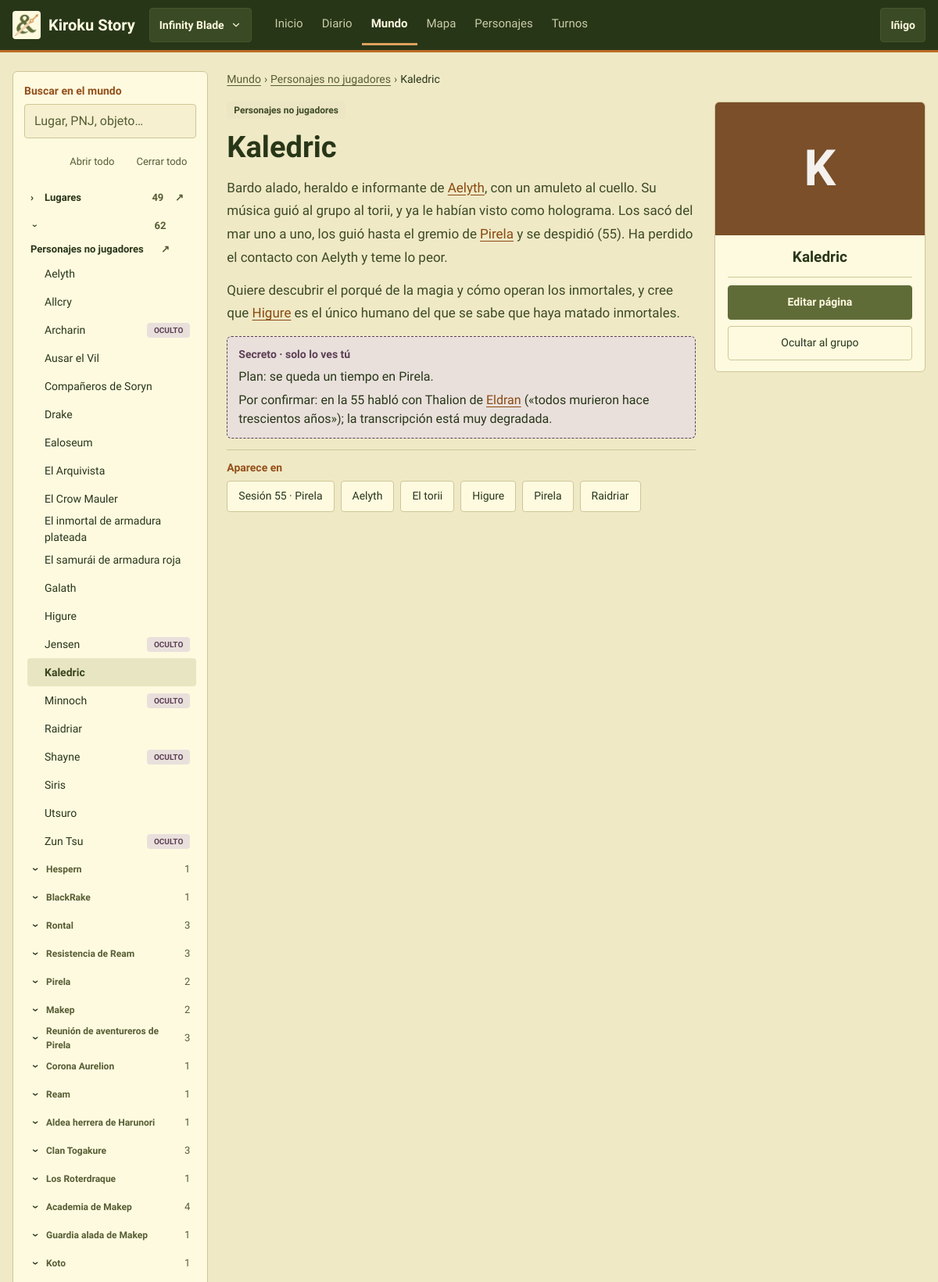
The app's page /c/4/mundo/kaledric/ (signed in, upper part) with its own data.
### CampaignManager/models.py (models this page shows, shortened)
class Campaign(models.Model):
    class Ruleset(models.TextChoices):
        AEGIS = rules.AEGIS, "Aegis"
        SRD = rules.SRD, "SRD 5.2.1"
    class Status(models.TextChoices):
        ACTIVA = "activa", "Activa"
        PAUSADA = "pausada", "Pausada"
        TERMINADA = "terminada", "Terminada"
    name = models.CharField(max_length=100)
    description = models.TextField(blank=True)
    start_date = models.DateField()
    status = models.CharField(max_length=10, choices=Status.choices, default=Status.ACTIVA)
    ruleset = models.CharField(max_length=10, choices=Ruleset.choices, default=Ruleset.AEGIS,
                               help_text="The rules the campaign plays with (see rules.py)")
    cover = models.ImageField(upload_to="portadas/", blank=True)
    notice = models.TextField(blank=True, help_text="«Aviso del máster» on the home page")
    world_day = models.CharField(max_length=100, blank=True, help_text="Day in the world, e.g. «3 de Brumario»")
    world_year = models.CharField(max_length=100, blank=True)
    masters = models.ManyToManyField(User, related_name="dm_campaigns")
    players = models.ManyToManyField(User, related_name="player_campaigns", blank=True)
    class Meta:
        ordering = ["name"]
        indexes = [models.Index(fields=["status"])]
    def _role(self, user):
        if not user.is_authenticated:
            return None
        cache = self.__dict__.setdefault("_roles", {})
        if user.pk not in cache:
            if self.masters.filter(pk=user.pk).exists():
                cache[user.pk] = "master"
            elif self.players.filter(pk=user.pk).exists():
                cache[user.pk] = "player"
            else:
                cache[user.pk] = None
        return cache[user.pk]
    def is_master(self, user):
        return self._role(user) == "master"
    def is_member(self, user):
        return self._role(user) is not None
    @property
    def is_aegis(self):
        return self.ruleset == self.Ruleset.AEGIS
    @property
    def party(self):
        return self.characters.filter(is_npc=False, status=Character.Status.APROBADO)

class User(AbstractUser):
    class SheetView(models.TextChoices):
        WEB = "web", "Vista web"
        FICHA = "ficha", "Vista ficha"
    sheet_view = models.CharField(max_length=5, choices=SheetView.choices, default=SheetView.WEB)

### CampaignManager/campaign_models.py (models this page shows, shortened)
class Page(models.Model):
    class Category(models.TextChoices):
        LUGAR = "lugar", "Lugar"
        PNJ = "pnj", "PNJ"
        FACCION = "faccion", "Facción"
        OBJETO = "objeto", "Objeto"
        HISTORIA = "historia", "Historia"
    PARENT_CATEGORIES = (Category.LUGAR, Category.FACCION)
    campaign = models.ForeignKey(Campaign, on_delete=models.CASCADE, related_name="pages")
    title = models.CharField(max_length=200)
    slug = models.SlugField(max_length=220, blank=True)
    category = models.CharField(max_length=10, choices=Category.choices, default=Category.LUGAR)
    parent = models.ForeignKey(
        "self", on_delete=models.SET_NULL, null=True, blank=True, related_name="children",
        limit_choices_to={"category__in": PARENT_CATEGORIES},
        help_text="Only a place or a faction",
    )
    summary = models.TextField(blank=True)
    body = models.TextField(blank=True, help_text="[[Name]] links to another page")
    secret = models.TextField(blank=True, help_text="Only masters see it")
    image = models.ImageField(upload_to="mundo/", blank=True)
    revealed = models.BooleanField(default=False, help_text="Pages that are not revealed do not exist for players")
    location = models.OneToOneField(
        "MapLocation", on_delete=models.SET_NULL, null=True, blank=True, related_name="page",
        help_text="Only for places: the map location of this page",
    )
    objects = PageQuerySet.as_manager()
    class Meta:
        ordering = ["campaign", "title"]
        constraints = [models.UniqueConstraint(fields=["campaign", "slug"], name="unique_page_slug")]
        indexes = [models.Index(fields=["campaign", "category", "revealed"])]
    def ancestors(self):
        out, node, seen = [], self.parent, set()
        while node is not None and node.pk not in seen:
            out.insert(0, node)
            seen.add(node.pk)
            node = node.parent
        return out

### CampaignManager/views_world.py (the view)
class PageDetailView(WorldMixin, DetailView):
    template_name = "world_page.html"
    context_object_name = "page"
    def get_queryset(self):
        return Page.objects.visible_for(self.request.user, self.campaign).select_related("parent", "location__map")
    def get_context_data(self, **kwargs):
        context = super().get_context_data(**kwargs)
        page, user, is_master, campaign = self.object, self.request.user, self.is_master, self.campaign
        visible = Page.objects.visible_for(user, campaign)
        visible_ids = set(visible.values_list("pk", flat=True))
        refs = []
        for session in Session.objects.visible_for(user, campaign).order_by("number"):
            if mentions(session.body, page.title):
                refs.append({"label": f"Sesión {session.number} · {session.title}", "url": reverse("diary", args=[campaign.pk])})
        for other in visible.exclude(pk=page.pk).order_by("title"):
            if mentions(other.body, page.title) or (is_master and mentions(other.secret, page.title)):
                refs.append({"label": other.title, "url": reverse("world_page", args=[campaign.pk, other.slug])})
        posts = Post.objects.visible_for(user, campaign)
        for scene in Scene.objects.of(campaign):
            if scene.location_id == page.pk or any(mentions(p.text, page.title) for p in posts.filter(scene=scene)):
                refs.append({"label": f"Escena: {scene.title}", "url": reverse("diary_scene", args=[campaign.pk, scene.pk])})
        if page.location_id:
            for event in TimelineEvent.objects.visible_for(user, campaign).filter(location=page.location):
                refs.append({"label": f"Suceso: {event.title}", "url": reverse("diary_timeline", args=[campaign.pk]) + f"?evento={event.pk}"})
        context.update(
            self.sidebar(current=page),
            category_label=CATEGORY_INFO.get(page.category, ("", ""))[0],
            ancestors=[a for a in page.ancestors() if a.pk in visible_ids],
            children=[c for c in page.children.order_by("title") if c.pk in visible_ids],
            refs=refs,
            location_visible=bool(page.location_id) and (is_master or page.location.status != "oculto"),
        )
        return context

### CampaignManager/campaign_models.py (called while the page is built)
    def of(self, campaign):
        return self.filter(campaign=campaign)

    def visible_for(self, user, campaign):
        qs = self.of(campaign)
        return qs if campaign.is_master(user) else self.hide_from_players(qs)

    def visible_for(self, user, campaign):
        qs = self.filter(scene__campaign=campaign)
        if campaign.is_master(user):
            return qs
        return qs.filter(
            models.Q(whisper_to__isnull=True) | models.Q(author=user) | models.Q(whisper_to__player=user)
        )

### CampaignManager/permissions.py (called while the page is built)
def get_campaign_for(user, campaign_id):
    campaign = get_object_or_404(Campaign, pk=campaign_id)
    if not campaign.is_member(user):
        raise Http404("No es una de tus campañas.")
    return campaign

def user_campaigns(user):
    if not user.is_authenticated:
        return Campaign.objects.none()
    return Campaign.objects.filter(Q(masters=user) | Q(players=user)).distinct()

    def dispatch(self, request, *args, **kwargs):
        if not request.user.is_authenticated:
            return self.handle_no_permission()
        self.campaign = get_campaign_for(request.user, kwargs["campaign_id"])
        self.is_master = self.campaign.is_master(request.user)
        return super().dispatch(request, *args, **kwargs)

    def get_context_data(self, **kwargs):
        context = super().get_context_data(**kwargs)
        context.update(campaign=self.campaign, is_master=self.is_master)
        return context

### CampaignManager/services.py (called while the page is built)
def scenes_awaiting(user, campaign, is_master):
    visible = Post.objects.visible_for(user, campaign)
    last_id = visible.filter(scene=OuterRef("pk")).order_by("-created_at", "-id").values("id")[:1]
    scenes = Scene.objects.filter(campaign=campaign, is_open=True).annotate(last_post_id=Subquery(last_id))
    if not is_master:
        scenes = scenes.filter(participants__player=user).distinct()
    scenes = [scene for scene in scenes if scene.last_post_id]
    posts = Post.objects.select_related("author", "as_character").in_bulk([scene.last_post_id for scene in scenes])
    return [(scene, posts[scene.last_post_id]) for scene in scenes if posts[scene.last_post_id].author_id != user.pk]

def active_encounter(campaign):
    return Encounter.objects.filter(campaign=campaign, active=True).first()

### CampaignManager/templatetags/mesa.py (called while the page is built)
@register.simple_tag
def asset(path):
    url = static(path)
    found = finders.find(path)
    return f"{url}?v={int(os.path.getmtime(found))}" if found else url

@register.filter
def initial(name):
    return (name or "?").strip()[:1].upper()

### CampaignManager/templates/world_page.html (shortened to what this page needs)
{% extends "world_base.html" %}
{% load i18n mesa %}
{% block world %}
<nav class="migas" aria-label="{% translate 'Ruta' %}">
    <a href="{% url 'world' campaign.pk %}">{% translate "Mundo" %}</a><span aria-hidden="true">›</span>
    <a href="{% url 'world' campaign.pk %}?cat={{ page.category }}">{% translate category_label %}</a>
    <span aria-hidden="true">›</span><span style="color:var(--text)">{{ page.title }}</span>
</nav>
<div class="fila" style="gap:24px">
    <article class="pila" style="flex:999 1 420px;min-width:0;gap:14px">
        <div class="fila-s"><span class="pastilla">{% translate category_label %}</span>{% if not page.revealed %}<span class="pastilla p-morado">{% translate "Oculto para el grupo" %}</span>{% endif %}</div>
        <h1 style="font-size:38px">{{ page.title }}</h1>
        {% if page.body %}<div class="cronica pila-s" style="gap:12px">{% wiki page.body %}</div>{% else %}<p class="atenuado">{% translate "Esta página está vacía." %}</p>{% endif %}
        {% if is_master and page.secret %}
        <div class="secreto"><span class="rotulo">{% translate "Secreto · solo lo ves tú" %}</span>{% wiki page.secret %}</div>
        {% endif %}
        {% if refs %}
        <div class="pila-s" style="border-top:1px solid var(--line);padding-top:14px">
            <h2 class="rotulo">{% translate "Aparece en" %}</h2>
            <div class="fila-s">{% for ref in refs %}<a class="chip" href="{{ ref.url }}">{{ ref.label }}</a>{% endfor %}</div>
        </div>
        {% endif %}
    </article>
    <aside class="tarjeta sin-relleno" style="flex:1 1 270px;min-width:0">
        <div class="ficha-pagina cat-{{ page.category }}" style="height:170px;font-size:64px">{% if page.image %}<img src="{{ page.image.url }}" alt="{{ page.title }}">{% else %}{{ page.title|initial }}{% endif %}</div>
        <div class="pila-s" style="padding:14px 16px;gap:10px">
            <b style="font-size:19px;text-align:center">{{ page.title }}</b>
            {% if is_master %}
            <div class="pila-s" style="border-top:1px solid var(--line);padding-top:10px">
                <a class="btn btn-principal" href="{% url 'world_edit' campaign.pk page.slug %}">{% translate "Editar página" %}</a>
                <form method="post" action="{% url 'world_toggle' campaign.pk page.slug %}">{% csrf_token %}
                    <button type="submit" class="btn" style="width:100%">{% if page.revealed %}{% translate "Ocultar al grupo" %}{% else %}{% translate "Revelar al grupo" %}{% endif %}</button></form>
            </div>
            {% endif %}
        </div>
    </aside>
</div>
{% endblock %}

### CampaignManager/templates/base.html (shortened to what this page needs)
{% load static i18n mesa %}<!DOCTYPE html>
{% get_current_language as LANGUAGE_CODE %}
<html lang="{{ LANGUAGE_CODE }}">
<head>
    <link rel="stylesheet" href="{% asset 'css/mesa.css' %}">
</head>
<body>
<header class="cabecera">
    <div class="cabecera-inner">
        <a class="marca" href="{% url 'start' %}">
            <img src="{% asset 'img/logo-small.png' %}" alt="" width="36" height="36">
            <span>Kiroku Story</span>
        </a>
        {% if user.is_authenticated and nav_campaigns %}
        <details class="desplegable">
            <summary aria-label="{% translate 'Cambiar de campaña' %}">{% if nav_campaign %}{{ nav_campaign.name }}{% else %}{% translate "Tus campañas" %}{% endif %}
                <svg width="14" height="14" viewBox="0 0 24 24" fill="none" stroke="currentColor" stroke-width="2" stroke-linecap="round" aria-hidden="true"><path d="M6 9l6 6 6-6"></path></svg></summary>
        </details>
        {% endif %}
        {% if nav_items %}
        <nav id="nav-secciones" class="nav" aria-label="{% translate 'Secciones de la campaña' %}">
            {% for item in nav_items %}
            <a href="{{ item.url }}" {% if item.current %}aria-current="page"{% endif %}>{{ item.label }}{% if item.badge %} <span class="insignia">{{ item.badge }}</span>{% endif %}</a>
            {% endfor %}
        </nav>
        {% else %}
        <span style="margin-right:auto"></span>
        {% endif %}
        {% if user.is_authenticated %}
        <details class="desplegable">
            <summary>{{ user.get_short_name|default:user.username }}</summary>
        </details>
        {% endif %}
    </div>
</header>
<main id="principal" class="contenido">
    {% block content %}{% endblock %}
</main>
                    {% get_available_languages as LANGUAGES %}
</body>
</html>

### CampaignManager/templates/partials/world_tree.html (shortened to what this page needs)
{% load i18n %}<ul class="lista-limpia rama-lista">
    {% for node in nodes %}
    {% if node.children %}
    <li>
        <details class="rama" {% if node.here %}open data-aqui{% endif %}
                 data-recordar="mundo-{{ campaign.pk }}-{% if node.header %}{{ key }}-{{ node.header.pk }}{% else %}{{ node.page.pk }}{% endif %}">
            <summary>
                <span class="flecha" aria-hidden="true">›</span>
                {% if node.header %}<span class="rama-titulo grupo">{{ node.header.title }}</span>
                    {% endif %}
                <span class="atenuado pequeno">{{ node.count }}</span>
            </summary>
        </details>
    </li>
    {% else %}
    <li><a href="{% url 'world_page' campaign.pk node.page.slug %}" {% if current_page and current_page.pk == node.page.pk %}aria-current="page"{% endif %}>
        <span>{{ node.page.title }}</span>{% if not node.page.revealed %}<span class="pastilla p-morado" style="font-size:10px">{% translate "OCULTO" %}</span>{% endif %}</a></li>
    {% endif %}
    {% endfor %}
</ul>

### records on screen
Campaign: name "Infinity Blade"
User: get_short_name "Iñigo"
Page: page "Aelyth", label "Aelyth"
Page: page "Allcry"
Page: page "Archarin"
Page: page "Ausar el Vil"
Page: page "Compañeros de Soryn"
Page: page "Drake"
Page: page "Ealoseum"
Page: page "El Arquivista"
Page: page "El Crow Mauler"
Page: page "El inmortal de armadura plateada"
Page: page "El samurái de armadura roja"
Page: page "Galath"
Page: page "Higure", label "Higure"
Page: page "Jensen"
Page: page "Kaledric", title "Kaledric", body.revealed "Bardo alado, heraldo e informante de Aelyth , con un amuleto al cuello. Su música guió al grupo al torii, y ya le habían visto como holograma. Los sacó del mar uno a uno, los guió hasta el gremio de Pirela y se despidió (55). Ha perdido el contacto con Aelyth y teme lo peor. Quiere descubrir el porqué de la magia y cómo operan los inmortales, y cree que Higure es el único humano del que se sabe que haya matado inmortales.", secret.revealed "Plan: se queda un tiempo en Pirela. Por confirmar: en la 55 habló con Thalion de Eldran («todos murieron hace trescientos años»); la transcripción está muy degradada.", title|initial "K"
Page: page "Minnoch"
Page: page "Raidriar", label "Raidriar"
Page: page "Shayne"
Page: page "Siris"
Page: page "Utsuro"
Page: page "Zun Tsu"
Page: header "Hespern", count "1"
Page: header "BlackRake", count "1"
Page: header "Rontal", count "3"
Page: header "Resistencia de Ream", count "3"
Page: header "Pirela", count "2", label "Pirela"
Page: header "Makep", count "2"
Page: header "Reunión de aventureros de Pirela", count "3"
Page: header "Corona Aurelion", count "1"
Page: header "Ream", count "1"
Page: header "Aldea herrera de Harunori", count "1"
Page: header "Clan Togakure", count "3"
Page: header "Los Roterdraque", count "1"
Page: header "Academia de Makep", count "4"
Page: header "Guardia alada de Makep", count "1"
Page: header "Koto", count "1"
Page: label "El torii"

### other values on screen
{{ item.label }} "Inicio" "Diario" "Mundo" "Mapa" "Personajes" "Turnos"
{{ group.count }} "49" "62"
{{ ref.label }} "Sesión 55 · Pirela"
